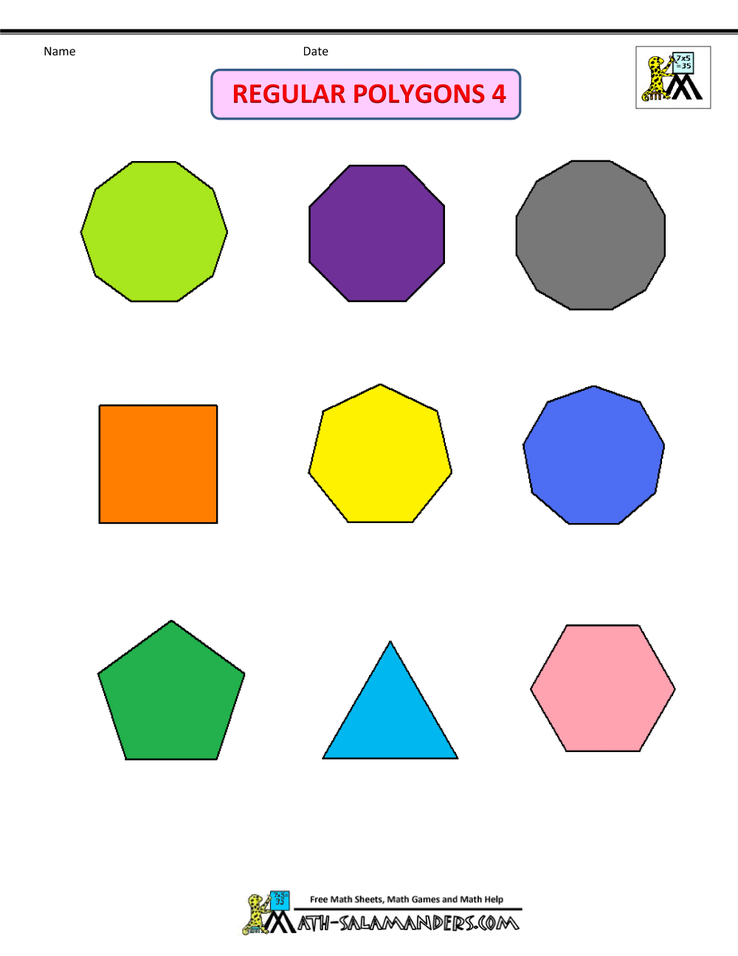
#> input picture shapes.png, 738 x 956 px, shrunk from 1000 x 1294 before the run
$ python GeometricShapes.py
#> lines starting #> are read from the running program, lines starting #| are printed output that depends on the picture; after the words box and inside, x2 and y2 are one past the last pixel; in counts of white or black regions, pixels touching at a corner belong together; long printed decimals are rounded
import numpy as np
import cv2

img = cv2.imread('shapes.png')
#> img is the input picture: shape (956, 738, 3); mean B, G, R 222.7, 229.7, 230
imgGrey = cv2.cvtColor(img, cv2.COLOR_BGR2GRAY)
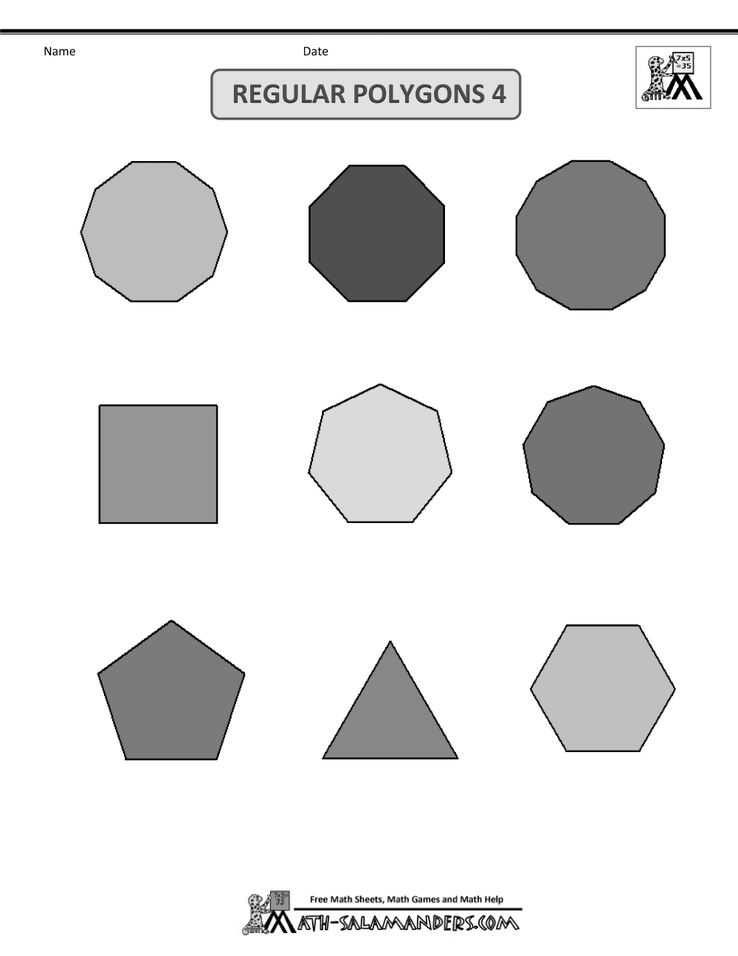
#> imgGrey: shape (956, 738); min 0, max 255, mean 229
_, thrash = cv2.threshold(imgGrey, 240, 255, cv2.THRESH_BINARY)
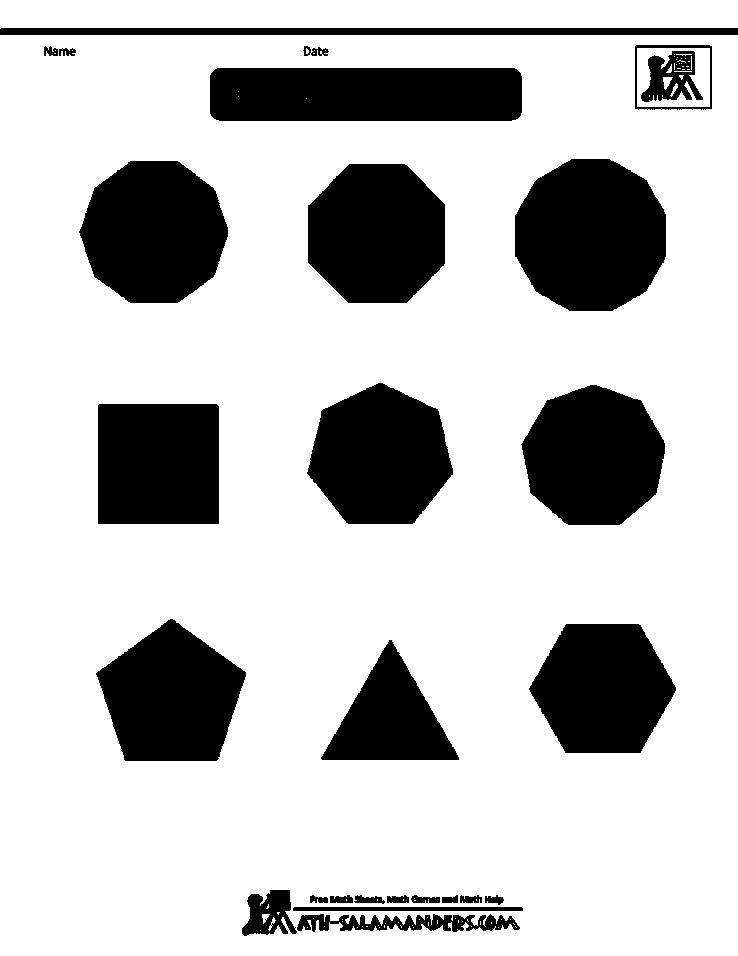
#> thrash: shape (956, 738); 76.8% white; 27 black regions
contours, _ = cv2.findContours(thrash, cv2.RETR_TREE, cv2.CHAIN_APPROX_NONE)
#> contours = 112 contours, 78 with area under 20; largest, box (x1, y1, x2, y2) and area: (0, 35, 738, 956) 678040, (0, 0, 738, 29) 19900, (514, 158, 667, 312) 18670, (209, 67, 523, 122) 16787, (78, 160, 229, 304) 16578

#cv2.imshow("img", img)
for contour in contours:
    approx = cv2.approxPolyDP(contour, 0.01* cv2.arcLength(contour, True), True)
    cv2.drawContours(img, [approx], 0, (0, 0, 0), 5)
    x = approx.ravel()[0]
    y = approx.ravel()[1] - 38
    if len(approx) == 3:
        cv2.putText(img, "Triangle", (x, y), cv2.FONT_HERSHEY_COMPLEX, 0.5, (0, 0, 0))
    elif len(approx) == 4:
        x1 ,y1, w, h = cv2.boundingRect(approx)
        aspectRatio = float(w)/h
        print(aspectRatio)
        if aspectRatio >= 0.95 and aspectRatio <= 1.05:
          cv2.putText(img, "square", (x, y), cv2.FONT_HERSHEY_COMPLEX, 0.5, (0, 0, 0))
        else:
          cv2.putText(img, "rectangle", (x, y), cv2.FONT_HERSHEY_COMPLEX, 0.5, (0, 0, 0))
    elif len(approx) == 5:
        cv2.putText(img, "Pentagon", (x, y), cv2.FONT_HERSHEY_COMPLEX, 0.5, (0, 0, 0))
    elif len(approx) == 6:
        cv2.putText(img, "Hexagon", (x, y), cv2.FONT_HERSHEY_COMPLEX, 0.5, (0, 0, 0))
    elif len(approx) == 7:
        cv2.putText(img, "Heptagon", (x, y), cv2.FONT_HERSHEY_COMPLEX, 0.5, (0, 0, 0))
    elif len(approx) == 8:
        cv2.putText(img, "Octagon", (x, y), cv2.FONT_HERSHEY_COMPLEX, 0.5, (0, 0, 0))
    elif len(approx) == 9:
        cv2.putText(img, "Nonagon", (x, y), cv2.FONT_HERSHEY_COMPLEX, 0.5, (0, 0, 0))
    elif len(approx) == 10:
        cv2.putText(img, "Decagon", (x, y), cv2.FONT_HERSHEY_COMPLEX, 0.5, (0, 0, 0))
    else:
        cv2.putText(img, "Circle", (x, y), cv2.FONT_HERSHEY_COMPLEX, 0.5, (0, 0, 0))
#> this loop made 112 passes
#> (approx, x, y, x1, y1, w, h, aspectRatio) on passes 1, 2, 15, 30, 54, 56: ([[0, 35], [0, 955], [737, 955], [737, 35]], 0, -3, 0, 35, 738, 921, 0.801), ([[294, 927], [295, 926], [296, 927], [295, 928]], 294, 889, 294, 926, 3, 3, 1), ([[400, 925], [401, 926], [401, 927], [401, 926]], 400, 887, 400, 925, 2, 3, 0.667), ([[467, 919], [467, 920], [468, 921], [467, 920]], 467, 881, 467, 919, 2, 3, 0.667), ([[270, 925], [271, 924], [272, 925], [271, 926]], 270, 887, 270, 924, 3, 3, 1), ([[264, 919], [265, 918], [266, 919], [265, 920]], 264, 881, 264, 918, 3, 3, 1)
#> (x, y, x1, y1, w, h, aspectRatio) on passes 62, 83, 84: (97, 367, 97, 403, 123, 122, 1.01), (634, 8, 634, 45, 79, 65, 1.22), (637, 10, 637, 48, 73, 59, 1.24)
#| 0.8013
#| 1.0
#| 0.6667
#| 0.6667
#| 1.0
#| 1.0
#| 1.008
#| 1.215
#> (further printed lines are left out)
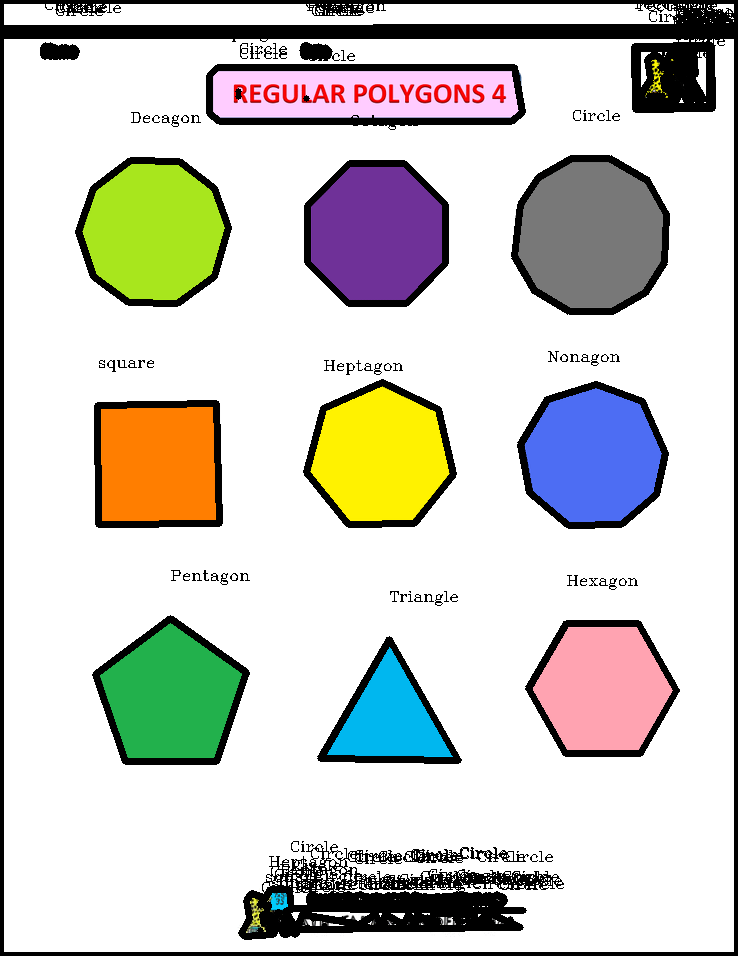
#> img: shape (956, 738, 3); 11.3% of pixels changed, all inside (x1, y1, x2, y2) = (0, 0, 738, 956)


cv2.imshow("shapes", img)
cv2.waitKey(0)
cv2.destroyAllWindows()

$ run again, with open.png copied over shapes.png
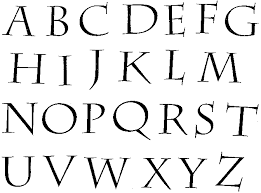
#> input picture open.png, 261 x 193 px
#> img is the input picture: shape (193, 261, 3); min 0, max 255, mean 232.7
#> `_, thrash = cv2.threshold(imgGrey, 240, 255, cv2.THRESH_BINARY)`:
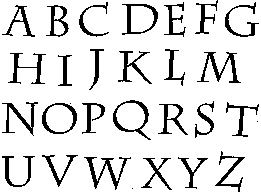
#> thrash: shape (193, 261); 87.1% white; 29 black regions (3 under 20 px)
#> contours = 37 contours, 4 with area under 20; largest, box (x1, y1, x2, y2) and area: (0, 0, 261, 193) 49636, (112, 99, 152, 141) 1000, (41, 102, 78, 135) 925, (121, 3, 159, 36) 882, (116, 103, 145, 130) 578
#> the loop `for contour in contours:` made 37 passes
#> (approx, x, y, x1, y1) on passes 2, 9, 10, 14: ([[131, 188], [132, 187], [133, 188], [132, 189]], 131, 150, 131, 187), ([[32, 135], [33, 134], [34, 135], [33, 136]], 32, 97, 32, 134), ([[256, 121], [257, 120], [258, 121], [257, 122]], 256, 83, 256, 120), ([[69, 103], [70, 102], [71, 103], [70, 104]], 69, 65, 69, 102)
#> (printed output is left out)
#> after the loop `for contour in contours:`:
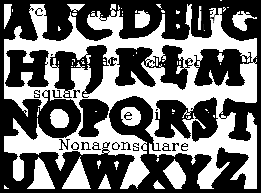
#> img: shape (193, 261, 3); min 0, max 255, mean 110.1

$ run again, with pic3.png copied over shapes.png
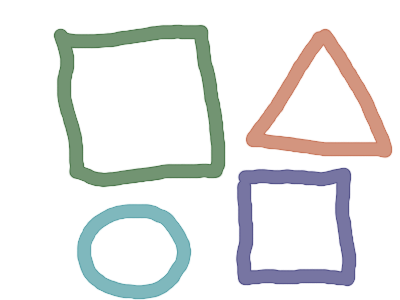
#> input picture pic3.png, 400 x 300 px
#> img is the input picture: shape (300, 400, 3); mean B, G, R 232.6, 233.5, 232.3
#> `_, thrash = cv2.threshold(imgGrey, 240, 255, cv2.THRESH_BINARY)`:
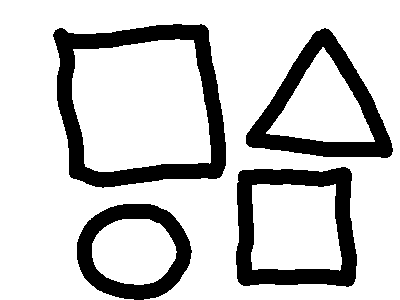
#> thrash: shape (300, 400); 79.5% white; 4 black regions
#> contours = 8 contours; box (x1, y1, x2, y2) and area: (0, 0, 400, 300) 110436, (52, 23, 227, 189) 24349, (72, 39, 211, 172) 15407, (235, 166, 358, 288) 13515, (245, 27, 394, 159) 11375, (251, 184, 342, 271) 6993, (266, 47, 375, 142) 5278, (92, 219, 177, 285) 4351
#> the loop `for contour in contours:` made 8 passes
#> (approx, x, y, x1, y1, w, h, aspectRatio) on pass 4: ([[252, 185], [252, 269], [340, 269], [335, 184]], 252, 147, 252, 184, 89, 86, 1.03)
#> (printed output is left out)
#> after the loop `for contour in contours:`:
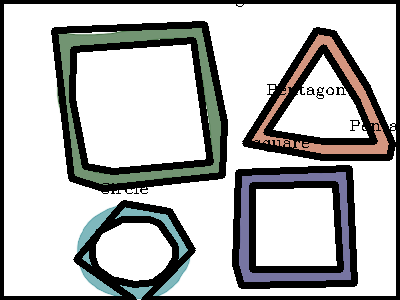
#> img: shape (300, 400, 3); mean B, G, R 183.9, 184.5, 183.7

$ run again, with smarties.png copied over shapes.png
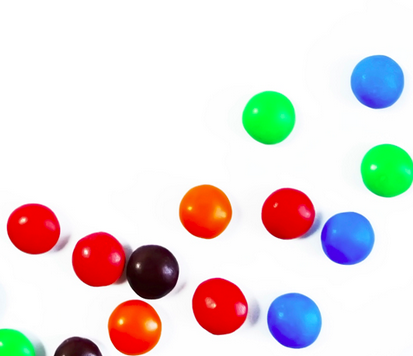
#> input picture smarties.png, 413 x 356 px
#> img is the input picture: shape (356, 413, 3); mean B, G, R 219.1, 220.4, 228.9
#> `_, thrash = cv2.threshold(imgGrey, 240, 255, cv2.THRESH_BINARY)`:
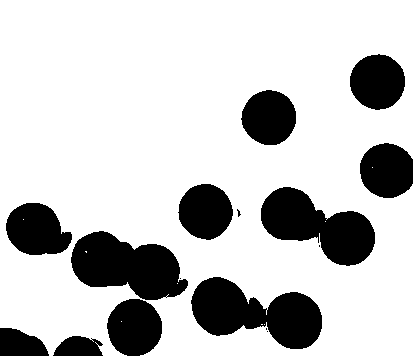
#> thrash: shape (356, 413); 78.2% white; 16 black regions (5 under 20 px)
#> contours = 23 contours, 14 with area under 20; largest, box (x1, y1, x2, y2) and area: (0, 0, 413, 356) 139496, (190, 276, 323, 350) 5778, (70, 230, 189, 301) 5402, (260, 186, 376, 267) 5166, (5, 202, 73, 256) 2619
#> the loop `for contour in contours:` made 23 passes
#> (approx, x, y, x1, y1) on passes 4, 5, 7, 8: ([[90, 338], [91, 337], [92, 338], [91, 339]], 90, 300, 90, 337), ([[266, 331], [267, 330], [268, 331], [267, 332]], 266, 293, 266, 330), ([[165, 297], [166, 296], [167, 297], [166, 298]], 165, 259, 165, 296), ([[179, 278], [180, 277], [181, 278], [180, 279]], 179, 240, 179, 277)
#> (printed output is left out)
#> after the loop `for contour in contours:`:
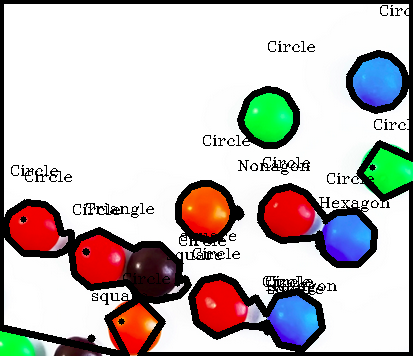
#> img: shape (356, 413, 3); 15.88% of pixels changed, all inside (x1, y1, x2, y2) = (0, 0, 413, 356)
